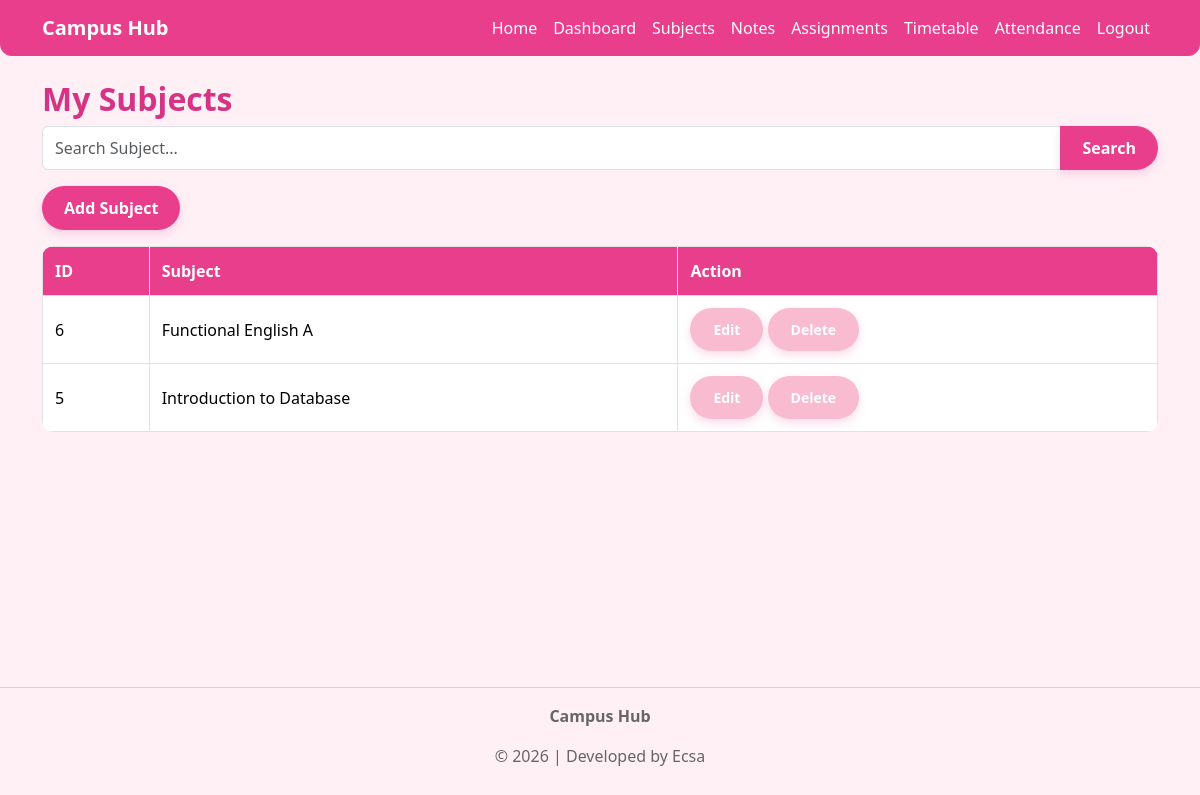
The page /subjects (signed in) on the database its author committed.
### tables this page shows
CREATE TABLE subjects (
    id INTEGER PRIMARY KEY AUTOINCREMENT,
    user_id INTEGER NOT NULL,
    subject_name TEXT NOT NULL,
    FOREIGN KEY(user_id) REFERENCES users(id)
);

### app.py (the view)
@app.route("/subjects")
def subjects():
    if "user_id" not in session:
        return redirect(url_for("login"))
    search = request.args.get("search")
    if search:
        subjects = db.execute("""
            SELECT *
            FROM subjects
            WHERE user_id = ?
            AND subject_name LIKE ?
            ORDER BY subject_name
        """,
        session["user_id"],
        "%" + search + "%")
    else:
        subjects = db.execute("""
            SELECT *
            FROM subjects
            WHERE user_id = ?
            ORDER BY subject_name
        """,
        session["user_id"])
    return render_template(
        "subjects.html",
        subjects=subjects
    )

### templates/subjects.html (shortened to what this page needs)
{% extends "layout.html" %}
{% block content %}
<h2>My Subjects</h2>
<form method="GET" action="{{ url_for('subjects') }}" class="mb-3">
<div class="input-group">
<input
type="text"
name="search"
class="form-control"
placeholder="Search Subject...">
<button class="btn btn-search">
Search
</button>
</div>
</form>
<a href="{{ url_for('add_subject') }}" class="btn btn-search mb-3">
    Add Subject
</a>
<table class="table table-bordered">
    <tr>
    <th>ID</th>
    <th>Subject</th>
    <th>Action</th>
</tr>
    {% for subject in subjects %}
<tr>
    <td>{{ subject.id }}</td>
    <td>{{ subject.subject_name }}</td>
    <td>
        <a href="{{ url_for('edit_subject', id=subject.id) }}"
           class="btn btn-edit btn-sm">
            Edit
        </a>
        <a href="{{ url_for('delete_subject', id=subject.id) }}"
   class="btn btn-delete btn-sm"
   onclick="return confirm('Are you sure you want to delete this subject?')">
   Delete
   </a>
    </td>
</tr>
{% else %}
<tr>
    <td colspan="3" class="text-center">
        No subjects found.
    </td>
</tr>
{% endfor %}
</table>
{% endblock %}

### static/css/style.css (style rules this page uses)
body { background:#fff0f6; }
.table { background:white; }
.table th { background:#e83e8c; color:white; }
h2 { font-weight:bold; color:#d63384; }
.btn-edit { background:#f8bbd0; color:white; }
.btn-delete { background:#f8bbd0; color:white; }
.btn-search { background:#e83e8c; color:white; border:none; }
.btn-edit, .btn-delete, .btn-complete { padding:6px 12px; border-radius:8px; font-size:14px; }
.table td, .table th { vertical-align:middle; padding:12px; }
.table { border-radius:12px; overflow:hidden; }
.btn { box-shadow:0 4px 10px rgba(232,62,140,.18); }
.btn { border-radius:30px; padding:10px 22px; font-weight:600; box-shadow:0 4px 10px rgba(232,62,140,.18); }
html, body { height:100%; }
body { min-height:100vh; display:flex; flex-direction:column; background:#fff0f6; }

### rows shown on the page
subjects: id "6", subject_name "Functional English A"
subjects: id "5", subject_name "Introduction to Database"
